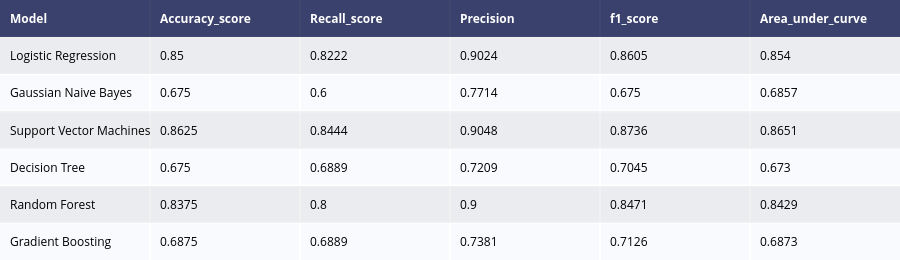

Here is the notebook cell this chart was saved with:
### Markdown cell above
####  Precision, RecallScore, F1-Score and Accuracy for Negative Reviews

### Code cell
# Outputs for model


model1 = model_report(lr, train_X ,test_X,train_Y,test_Y,"Logistic Regression" )
model2 = model_report(gnb, train_X,test_X,train_Y,test_Y,"Gaussian Naive Bayes")
model3 = model_report(sv, train_X,test_X,train_Y,test_Y,"Support Vector Machines")

# Hyperparameter tuning
dtc = DecisionTreeClassifier(max_depth=10,
                             random_state=123,
                             splitter = 'best',
                             criterion = 'gini')
model4 = model_report(dtc,train_X,test_X,train_Y,test_Y,"Decision Tree")
rfc = RandomForestClassifier(n_estimators=2000,
                             random_state=123,
                             max_depth=10,
                             criterion="gini")
model5 = model_report(rfc,train_X,test_X,train_Y,test_Y,"Random Forest")
model6 = model_report(gbc,train_X,test_X,train_Y,test_Y ,"Gradient Boosting ")


# concat all models
model_performances = pd.concat([model1, model2, model3, model4, model5, model6], axis=0).reset_index()
model_performances = model_performances.drop(columns="index",axis=1)

table = ff.create_table(np.round(model_performances,4))
py.iplot(table)

### Figure 1 — Plotly figure (JSON) as saved in the notebook; plotly's stock layout.template omitted (floating-point values rounded to 4 significant figures)
{"data": [{"colorscale": [[0, "#00083e"], [0.5, "#ededee"], [1, "#ffffff"]], "hoverinfo": "none", "opacity": 0.75, "showscale": false, "type": "heatmap", "z": [[0, 0, 0, 0, 0, 0], [0.5, 0.5, 0.5, 0.5, 0.5, 0.5], [1, 1, 1, 1, 1, 1], [0.5, 0.5, 0.5, 0.5, 0.5, 0.5], [1, 1, 1, 1, 1, 1], [0.5, 0.5, 0.5, 0.5, 0.5, 0.5], [1, 1, 1, 1, 1, 1]]}], "layout": {"annotations": [{"align": "left", "font": {"color": "#ffffff"}, "showarrow": false, "text": "<b>Model</b>", "x": -0.45, "xanchor": "left", "xref": "x", "y": 0, "yref": "y"}, {"align": "left", "font": {"color": "#ffffff"}, "showarrow": false, "text": "<b>Accuracy_score</b>", "x": 0.55, "xanchor": "left", "xref": "x", "y": 0, "yref": "y"}, {"align": "left", "font": {"color": "#ffffff"}, "showarrow": false, "text": "<b>Recall_score</b>", "x": 1.55, "xanchor": "left", "xref": "x", "y": 0, "yref": "y"}, {"align": "left", "font": {"color": "#ffffff"}, "showarrow": false, "text": "<b>Precision</b>", "x": 2.55, "xanchor": "left", "xref": "x", "y": 0, "yref": "y"}, {"align": "left", "font": {"color": "#ffffff"}, "showarrow": false, "text": "<b>f1_score</b>", "x": 3.55, "xanchor": "left", "xref": "x", "y": 0, "yref": "y"}, {"align": "left", "font": {"color": "#ffffff"}, "showarrow": false, "text": "<b>Area_under_curve</b>", "x": 4.55, "xanchor": "left", "xref": "x", "y": 0, "yref": "y"}, {"align": "left", "font": {"color": "#000000"}, "showarrow": false, "text": "Logistic Regression", "x": -0.45, "xanchor": "left", "xref": "x", "y": 1, "yref": "y"}, {"align": "left", "font": {"color": "#000000"}, "showarrow": false, "text": "0.85", "x": 0.55, "xanchor": "left", "xref": "x", "y": 1, "yref": "y"}, {"align": "left", "font": {"color": "#000000"}, "showarrow": false, "text": "0.8222", "x": 1.55, "xanchor": "left", "xref": "x", "y": 1, "yref": "y"}, {"align": "left", "font": {"color": "#000000"}, "showarrow": false, "text": "0.9024", "x": 2.55, "xanchor": "left", "xref": "x", "y": 1, "yref": "y"}, {"align": "left", "font": {"color": "#000000"}, "showarrow": false, "text": "0.8605", "x": 3.55, "xanchor": "left", "xref": "x", "y": 1, "yref": "y"}, {"align": "left", "font": {"color": "#000000"}, "showarrow": false, "text": "0.854", "x": 4.55, "xanchor": "left", "xref": "x", "y": 1, "yref": "y"}, {"align": "left", "font": {"color": "#000000"}, "showarrow": false, "text": "Gaussian Naive Bayes", "x": -0.45, "xanchor": "left", "xref": "x", "y": 2, "yref": "y"}, {"align": "left", "font": {"color": "#000000"}, "showarrow": false, "text": "0.675", "x": 0.55, "xanchor": "left", "xref": "x", "y": 2, "yref": "y"}, {"align": "left", "font": {"color": "#000000"}, "showarrow": false, "text": "0.6", "x": 1.55, "xanchor": "left", "xref": "x", "y": 2, "yref": "y"}, {"align": "left", "font": {"color": "#000000"}, "showarrow": false, "text": "0.7714", "x": 2.55, "xanchor": "left", "xref": "x", "y": 2, "yref": "y"}, {"align": "left", "font": {"color": "#000000"}, "showarrow": false, "text": "0.675", "x": 3.55, "xanchor": "left", "xref": "x", "y": 2, "yref": "y"}, {"align": "left", "font": {"color": "#000000"}, "showarrow": false, "text": "0.6857", "x": 4.55, "xanchor": "left", "xref": "x", "y": 2, "yref": "y"}, {"align": "left", "font": {"color": "#000000"}, "showarrow": false, "text": "Support Vector Machines", "x": -0.45, "xanchor": "left", "xref": "x", "y": 3, "yref": "y"}, {"align": "left", "font": {"color": "#000000"}, "showarrow": false, "text": "0.8625", "x": 0.55, "xanchor": "left", "xref": "x", "y": 3, "yref": "y"}, {"align": "left", "font": {"color": "#000000"}, "showarrow": false, "text": "0.8444", "x": 1.55, "xanchor": "left", "xref": "x", "y": 3, "yref": "y"}, {"align": "left", "font": {"color": "#000000"}, "showarrow": false, "text": "0.9048", "x": 2.55, "xanchor": "left", "xref": "x", "y": 3, "yref": "y"}, {"align": "left", "font": {"color": "#000000"}, "showarrow": false, "text": "0.8736", "x": 3.55, "xanchor": "left", "xref": "x", "y": 3, "yref": "y"}, {"align": "left", "font": {"color": "#000000"}, "showarrow": false, "text": "0.8651", "x": 4.55, "xanchor": "left", "xref": "x", "y": 3, "yref": "y"}, {"align": "left", "font": {"color": "#000000"}, "showarrow": false, "text": "Decision Tree", "x": -0.45, "xanchor": "left", "xref": "x", "y": 4, "yref": "y"}, {"align": "left", "font": {"color": "#000000"}, "showarrow": false, "text": "0.675", "x": 0.55, "xanchor": "left", "xref": "x", "y": 4, "yref": "y"}, {"align": "left", "font": {"color": "#000000"}, "showarrow": false, "text": "0.6889", "x": 1.55, "xanchor": "left", "xref": "x", "y": 4, "yref": "y"}, {"align": "left", "font": {"color": "#000000"}, "showarrow": false, "text": "0.7209", "x": 2.55, "xanchor": "left", "xref": "x", "y": 4, "yref": "y"}, {"align": "left", "font": {"color": "#000000"}, "showarrow": false, "text": "0.7045", "x": 3.55, "xanchor": "left", "xref": "x", "y": 4, "yref": "y"}, {"align": "left", "font": {"color": "#000000"}, "showarrow": false, "text": "0.673", "x": 4.55, "xanchor": "left", "xref": "x", "y": 4, "yref": "y"}, {"align": "left", "font": {"color": "#000000"}, "showarrow": false, "text": "Random Forest", "x": -0.45, "xanchor": "left", "xref": "x", "y": 5, "yref": "y"}, {"align": "left", "font": {"color": "#000000"}, "showarrow": false, "text": "0.8375", "x": 0.55, "xanchor": "left", "xref": "x", "y": 5, "yref": "y"}, {"align": "left", "font": {"color": "#000000"}, "showarrow": false, "text": "0.8", "x": 1.55, "xanchor": "left", "xref": "x", "y": 5, "yref": "y"}, {"align": "left", "font": {"color": "#000000"}, "showarrow": false, "text": "0.9", "x": 2.55, "xanchor": "left", "xref": "x", "y": 5, "yref": "y"}, {"align": "left", "font": {"color": "#000000"}, "showarrow": false, "text": "0.8471", "x": 3.55, "xanchor": "left", "xref": "x", "y": 5, "yref": "y"}, {"align": "left", "font": {"color": "#000000"}, "showarrow": false, "text": "0.8429", "x": 4.55, "xanchor": "left", "xref": "x", "y": 5, "yref": "y"}, {"align": "left", "font": {"color": "#000000"}, "showarrow": false, "text": "Gradient Boosting ", "x": -0.45, "xanchor": "left", "xref": "x", "y": 6, "yref": "y"}, {"align": "left", "font": {"color": "#000000"}, "showarrow": false, "text": "0.6875", "x": 0.55, "xanchor": "left", "xref": "x", "y": 6, "yref": "y"}, {"align": "left", "font": {"color": "#000000"}, "showarrow": false, "text": "0.6889", "x": 1.55, "xanchor": "left", "xref": "x", "y": 6, "yref": "y"}, {"align": "left", "font": {"color": "#000000"}, "showarrow": false, "text": "0.7381", "x": 2.55, "xanchor": "left", "xref": "x", "y": 6, "yref": "y"}, {"align": "left", "font": {"color": "#000000"}, "showarrow": false, "text": "0.7126", "x": 3.55, "xanchor": "left", "xref": "x", "y": 6, "yref": "y"}, {"align": "left", "font": {"color": "#000000"}, "showarrow": false, "text": "0.6873", "x": 4.55, "xanchor": "left", "xref": "x", "y": 6, "yref": "y"}], "height": 260, "margin": {"b": 0, "l": 0, "r": 0, "t": 0}, "xaxis": {"dtick": 1, "gridwidth": 2, "showticklabels": false, "tick0": -0.5, "ticks": "", "zeroline": false}, "yaxis": {"autorange": "reversed", "dtick": 1, "gridwidth": 2, "showticklabels": false, "tick0": 0.5, "ticks": "", "zeroline": false}}}
